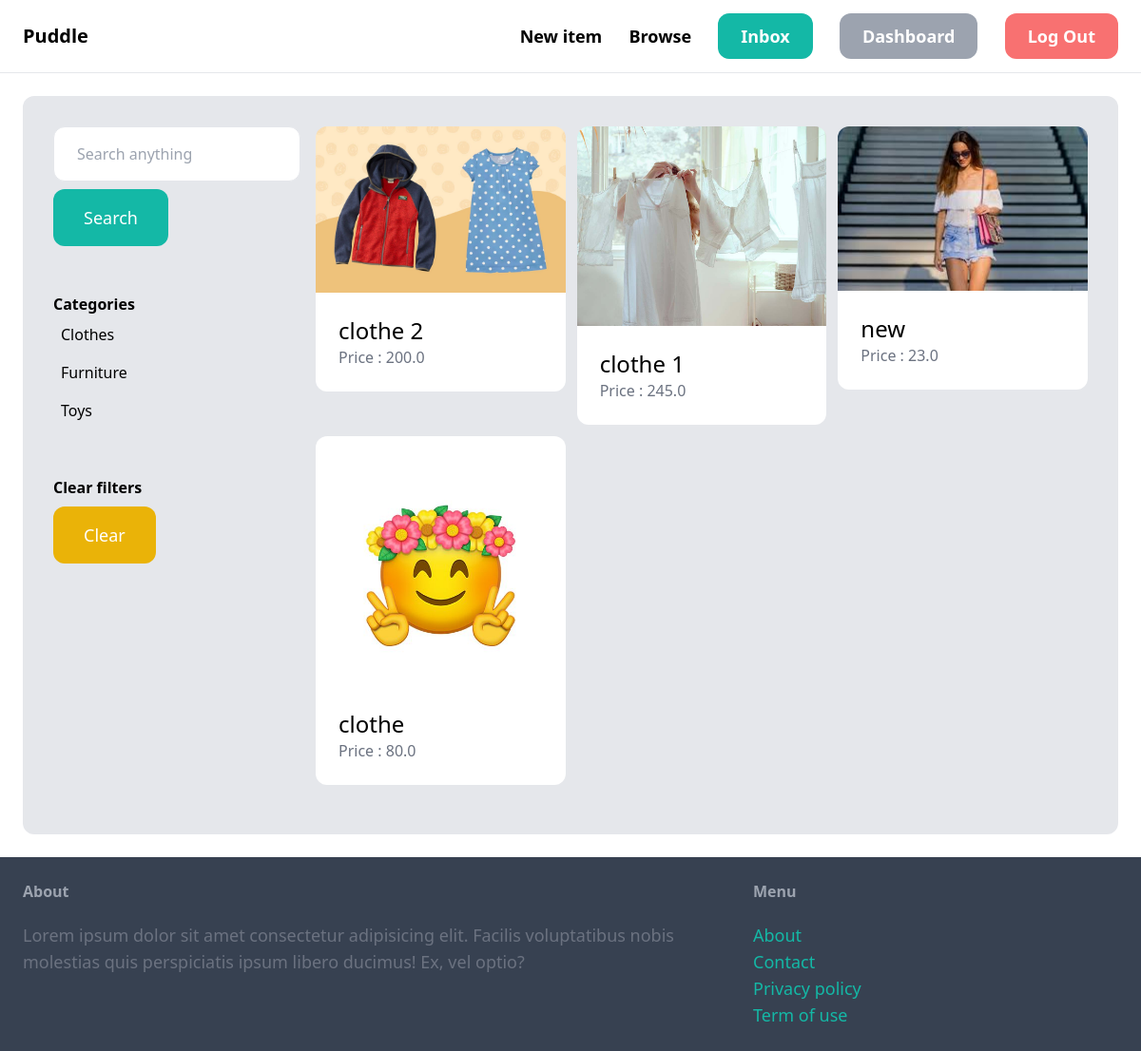
The page /items/?query=&category=3 (signed in) on the database its author committed.
### item/models.py (models this page shows, shortened)
class Category(models.Model):
    name = models.CharField(max_length=255)
    class Meta:
        ordering=('name',)
        verbose_name_plural='Categories'

class Item(models.Model):
    category = models.ForeignKey(Category, related_name='items', on_delete=models.CASCADE)
    name = models.CharField(max_length=255)
    description = models.TextField(blank=True, null=True)
    price = models.FloatField()
    image = models.ImageField(upload_to='item_images',blank=True,null=True)
    is_sold = models.BooleanField(default=False)
    created_by = models.ForeignKey(User, related_name='items', on_delete=models.CASCADE)
    created_at = models.DateTimeField(auto_now_add=True)

### item/views.py (the view)
# urls.py: path('', views.items, name='items'),
@login_required
def items(request):
    query = request.GET.get('query','')
    category_id = request.GET.get('category', 0)
    categories = Category.objects.all()
    items=Item.objects.filter(is_sold=False)
    if category_id:
        items = items.filter(category_id=category_id)
    if query:
        items=items.filter(Q(name__icontains=query)|Q(description__icontains=query))
    return render(request, 'item/items.html',{
        'items':items,
        'query':query,
        'categories':categories,
        'category_id ': int(category_id),
    })

### item/templates/item/items.html (shortened to what this page needs)
{% extends 'core/base.html' %}
{% block content %}
  <div class='pb-6 pt-8 px-8 py-8 grid grid-cols-4 gap-4 bg-gray-200 rounded-xl'>
    <div class='col-span-1'>
        <form method='get' action='{% url 'item:items' %}'>
            <input name='query' class='w-full py-4 px-6 border rounded-xl' type='text' value='{{query}}' placeholder='Search anything'>
            <button class='mt-2 py-4 px-8 text-lg bg-teal-500 text-white rounded-xl hover:bg-teal-700'>Search</button>
        </form>
        <hr class='my-6'>
        <strong><p class='font-semifold'>Categories</p></strong>
        <ul>
            {% for category in categories%}
                <li class="py-2 px-2 rounded-xl {% if category.id == category_id %} bg-teal-300 {% endif %}">
                     <a href="{% url 'item:items' %}?query={{ query }}&category={{ category.id }}">{{ category.name }}</a>
                </li>
            {% endfor %}
        </ul>
        <hr class='my-6'>
        <strong><p class='font-semifold'>Clear filters</p></strong>
        <ul>
                <li>
                     <a href="{% url 'item:items' %}" class='mt-2 py-4 px-8 inline-block bg-yellow-500 hover:bg-yellow-700 text-lg rounded-xl text-white'>Clear</a>
                </li>
        </ul>
    </div>
    <div class='col-span-3'>
        <div class='grid grid-cols-3 gap-3 pb-7'>
            {% for item in items%}
                <div>
                    <a href="{% url 'item:detail' item.id %}">
                        <div >
                            <img src="{{item.image.url}}" class="rounded-t-xl"   alt="">
                        </div>
                        <div class="p-6 bg-white rounded-b-xl">
                            <h2 class="text-2xl">{{item.name}}</h2>
                            <p class="text-gray-500">Price : {{item.price}}</p>
                        </div>
                    </a>
                </div>
            {% endfor %}
        </div>
    </div>
  </div>
{% endblock  %}

### rows shown on the page
Category: name "Clothes"
Category: name "Furniture"
Category: name "Toys"
Item: image (picture), name "clothe 2", price "200.0"
Item: image (picture), name "clothe 1", price "245.0"
Item: image (picture), name "new", price "23.0"
Item: image (picture), name "clothe", price "80.0"
